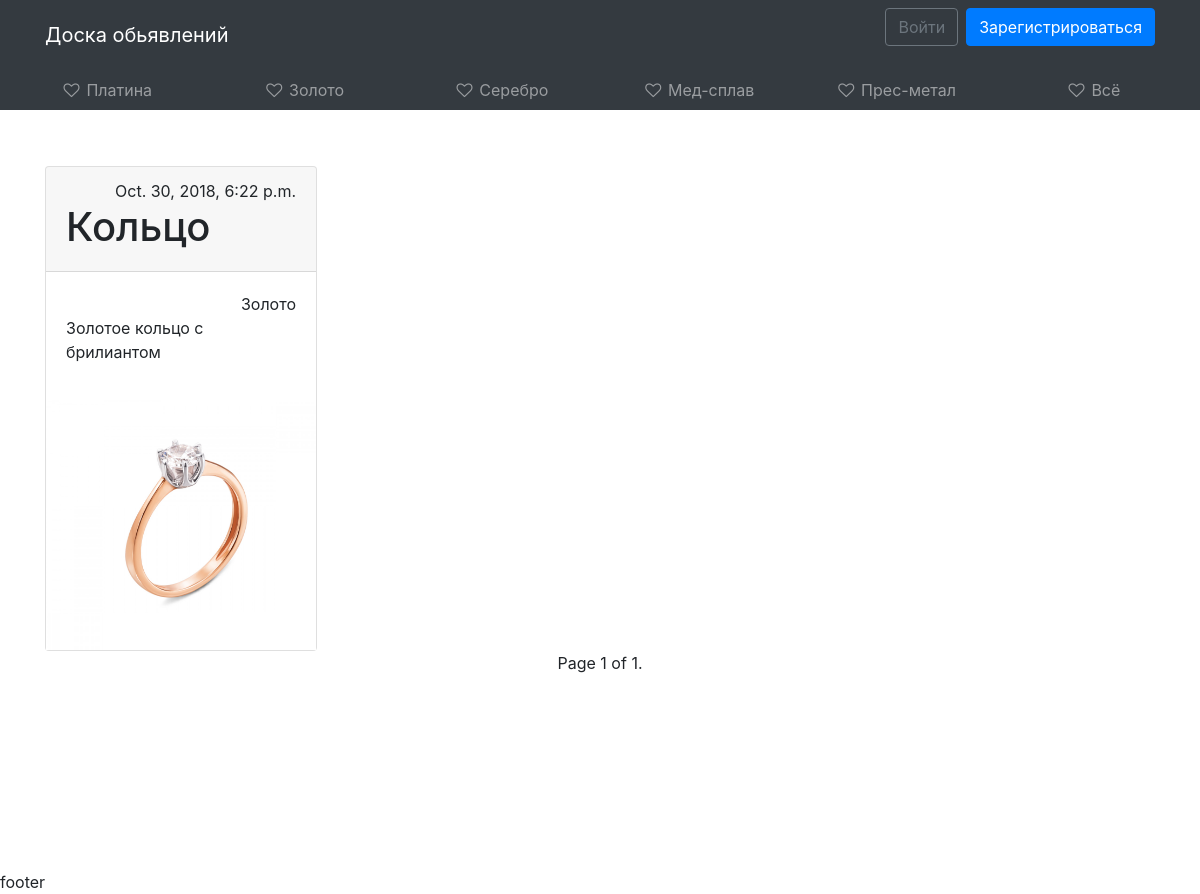
The app's page /7, older data.
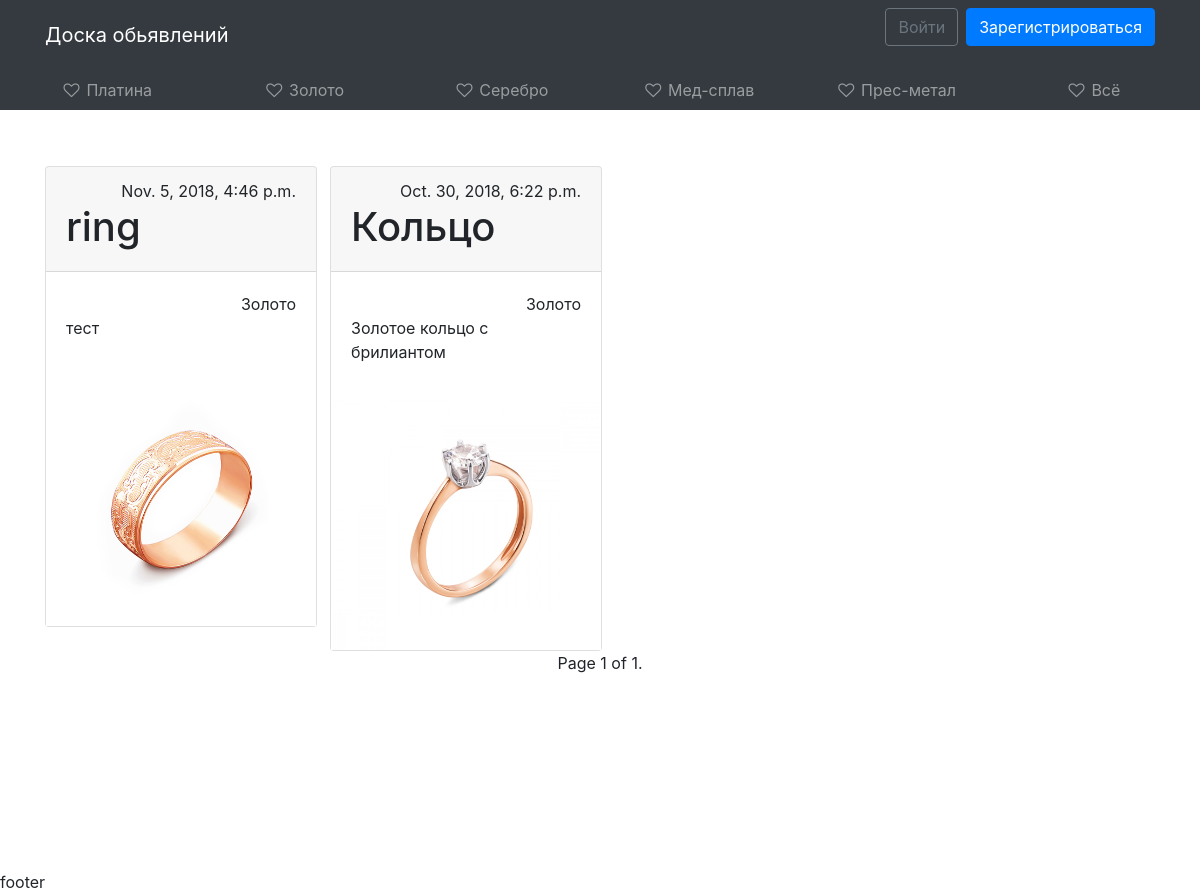
The same page, newer data.
### core/models.py (models this page shows, shortened)
class Category(models.Model):
    category_name = models.CharField(max_length = 20, blank=False, verbose_name=u'category name')

class Product(models.Model):
    DELETED = 0
    TO_MODERETION = 1
    ACTIVE = 2
    MODERATING = (
        (DELETED, 'Deleted'),
        (TO_MODERETION, 'To moderation'),
        (ACTIVE, 'Active')
    )
    STANDART = 0
    VIP = 1
    TO_VIP = (
        (STANDART, 'Standart'),
        (VIP, 'VIP')
    )
    VIP_MODER = (
        (STANDART, 'No VIP'),
        (VIP, 'Want VIP')
    )
    product_user = models.ForeignKey(User, on_delete=models.CASCADE, verbose_name=u'user', default='')
    product_category = models.ForeignKey('Category', on_delete=models.DO_NOTHING, verbose_name=u'category', related_name='product')
    product_name = models.CharField(max_length=20, blank=False, verbose_name=u'name')
    product_image = models.ImageField(verbose_name=u'foto', default='images/No-image.jpg')
    product_info = models.TextField(verbose_name=u'info')
    product_price = models.PositiveIntegerField(verbose_name=u'price')
    product_status = models.IntegerField(choices=MODERATING, default=TO_MODERETION, verbose_name=u'status')
    product_vip = models.IntegerField(choices=TO_VIP, default=STANDART, verbose_name=u'VIP status')
    product_vip_moderation = models.IntegerField(choices=VIP_MODER, default=STANDART, verbose_name=u'VIP moderation')
    product_datatime_creation = models.DateTimeField(verbose_name=u'Created', auto_now_add=True)

### core/views.py (the view)
# urls.py: path('<int:pid>', views.CategoryListView.as_view(), name='category'),
class CategoryListView(ListViewMixin, View):
    template_name = 'core/home.html'
    def get(self, request, pid):
        return super().get(request=request, product_category__id=pid)

### core/mixinviews.py (called while the page is built)
    def get(self, request, **kwargs):
        context = {}
        context['category'] = Category.objects.all()
        context['product'] = Paginator(
            get_list_or_404(
                Product.objects.order_by('-product_datatime_creation').all(), **kwargs
            ), self.paginete_by
        ).get_page(request.GET.get('page'))
        return render(request, template_name='core/home.html', context=context)

### templates/core/home.html (shortened to what this page needs)
{% extends 'base.html' %}
{% load staticfiles %}
{% block content %}
<div class="container">
<div class="row">
{% for item in product %}
  <div class="col col-md-6 col-lg-4 col-xl-3 mt-5">
    <div class="card" id="card">
        <div class="card-header">
            <div class="text-right">
                <p1>{{ item.product_datatime_creation }}</p1>
            </div>
        <h1>{{ item.product_name }}</h1>
        </div>
      <div class="card-body">
          <div class="text-right">
              {{ item.product_category.category_name }}
          </div>
          <p>{{ item.product_info }}</p>
      </div>
        <img src="{{ item.product_image.url }}" alt="..." onclick="location.href='{% url 'detail' pid=item.id %}'" height="250">
    </div>
  </div>
{% endfor %}
</div>
</div>
<div class="pagination">
    <span class="step-links">
        <span class="current">
            Page {{ product.number }} of {{ product.paginator.num_pages }}.
        </span>
    </span>
</div>
{% endblock %}

### templates/base.html (shortened to what this page needs)
{% load staticfiles %}
<html lang="en">
<head>
    <link rel="stylesheet" href="https://stackpath.bootstrapcdn.com/bootstrap/4.1.3/css/bootstrap.min.css">
    <link rel="stylesheet" href="https://cdnjs.cloudflare.com/ajax/libs/font-awesome/4.7.0/css/font-awesome.css">
    <link rel="stylesheet" href="{% static '/css/style.css' %}">
</head>
<body>
{% include 'header.html' %}
{% block sidebar %}
<div class="container-fluid h-100">
    <div class="row d-flex flex-row">
        <aside class="col-1 col-md-2 col-lg-12 h-md-100 p-0 bg-dark top">
            <nav class="navbar navbar-expand navbar-dark bg-dark p-0 px-lg-2">
                <div class="collapse navbar-collapse">
                    <ul class="flex-column flex-lg-row navbar-nav w-100 justify-content-center align-items-center align-items-sm-start text-left text-lg-center">
                        {% for item in category %}
                        <li class="nav-item w-100">
                            <a class="nav-link text-truncate" href="{% url 'category' pid=item.id %}"><i class="fa fa-heart-o fa-fw"></i> <span class="d-none d-md-inline">{{ item.category_name }}</span></a>
                        </li>
                        {% endfor %}
                        <li class="nav-item w-100">
                            <a class="nav-link text-truncate" href="{% url 'all' %}"><i class="fa fa-heart-o fa-fw"></i> <span class="d-none d-md-inline">Всё</span></a>
                        </li>
                    </ul>
                </div>
            </nav>
        </aside>
        <main class="col-11 col-md-10 col-lg-12 bg-faded py-2">
            {% endblock %}
            {% block content %}{% endblock %}
        </main>
    </div>
</div>
<div>
    {% include 'footer.html' %}
</div>
</body>
</html>

Row changes from the older to the newer data that the page shows:
added Product: product_datatime_creation "Nov. 5, 2018, 4:46 p.m.", product_name "ring", product_category.category_name "Золото", product_info "тест", product_image (picture)
